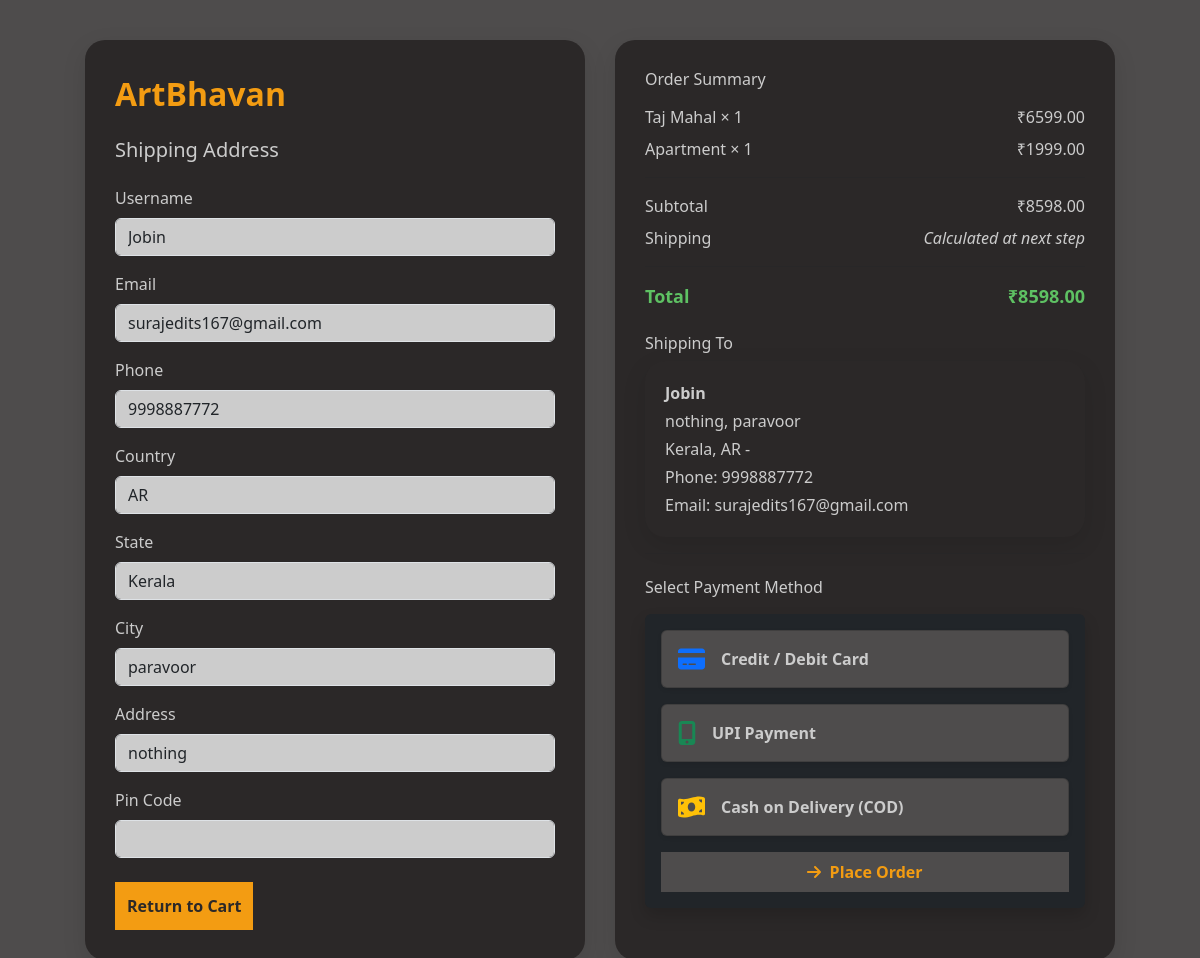
The page /checkout/ (signed in) on the database as committed earlier.
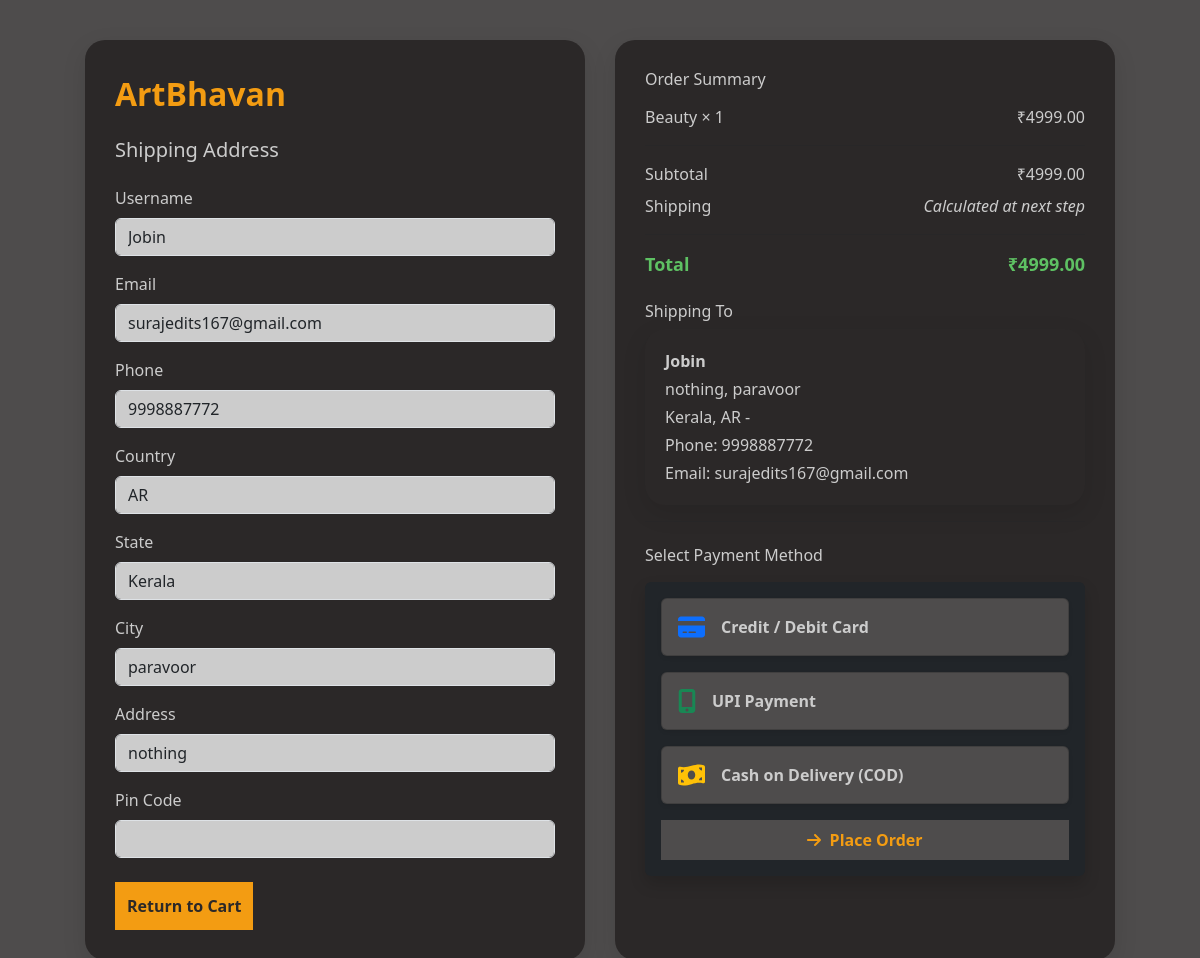
The same page on the database as committed later.
### paintings/models.py (models this page shows, shortened)
class CartItem(models.Model):
    cart = models.ForeignKey(Cart, on_delete=models.CASCADE, related_name='items')
    artwork = models.ForeignKey(Artwork, on_delete=models.CASCADE)
    quantity = models.PositiveIntegerField(default=1)
    def total_price(self):
        return self.artwork.price * self.quantity

class Artwork(models.Model):
    CATEGORY_CHOICES = [
        ('Sketches', 'Sketches'),
        ('Portraits', 'Portraits'),
        ('Oil Paintings', 'Oil Paintings'),
        ('Digital Art', 'Digital Art'),
    ]
    title = models.CharField(max_length=200)
    image = models.ImageField(upload_to='artworks/')
    category = models.CharField(max_length=50, choices=CATEGORY_CHOICES)
    price = models.DecimalField(max_digits=10, decimal_places=2)
    height = models.PositiveIntegerField(help_text="Height in cm")
    width = models.PositiveIntegerField(help_text="Width in cm")
    description = models.TextField(blank=True, null=True)

class Cart(models.Model):
    user = models.ForeignKey(UserSignup, on_delete=models.CASCADE)
    created_at = models.DateTimeField(auto_now_add=True)
    def total_price(self):
        return sum(item.total_price() for item in self.items.all())

### paintings/views.py (the view)
# urls.py: path('checkout/', views.checkout_view, name='checkout'),
def checkout_view(request):
    user = request.session.get('user_id')
    user_instance = get_object_or_404(UserSignup, id=user)
    profile = get_object_or_404(UserProfile, user=user_instance)
    cart = get_object_or_404(Cart, user=user_instance)
    return render(request, 'checkout.html', {
        'user': user_instance,
        'cart': cart,
        'user': {
            'username': user_instance.phoneorusername,
            'email': user_instance.email,
            'profile': profile
        }
    })

### paintings/templates/checkout.html (shortened to what the changed rows need)
{% load static %}
<!DOCTYPE html>
<html lang="en">
<head>
    <link rel="stylesheet" href="{% static 'css/checkout.css' %}">
    <link href="https://cdn.jsdelivr.net/npm/bootstrap@5.3.0/dist/css/bootstrap.min.css" rel="stylesheet">
</head>
<body>
<div class="container checkout-container">
    <div class="summary-section">
        {% for item in cart.items.all %}
            <div class="d-flex justify-content-between mb-2">
                <div>{{ item.artwork.title }} × {{ item.quantity }}</div>
                <div>₹{{ item.total_price }}</div>
            </div>
        {% endfor %}
        <div class="d-flex justify-content-between mb-2">
            <div>Subtotal</div>
            <div>₹{{ cart.total_price }}</div>
        </div>
        <div class="d-flex justify-content-between total-amount">
            <div>Total</div>
            <div>₹{{ cart.total_price }}</div>
        </div>
    </div>
</div>
</body>
</html>

Rows that differ between the two databases and show on the page:
removed CartItem: artwork "Taj Mahal", quantity "1", total_price "6599.00"
removed CartItem: artwork "Apartment", quantity "1", total_price "1999.00"
added CartItem: artwork "Beauty", quantity "1", total_price "4999.00"
computed for Cart: total_price "8598.00" → "4999.00"
